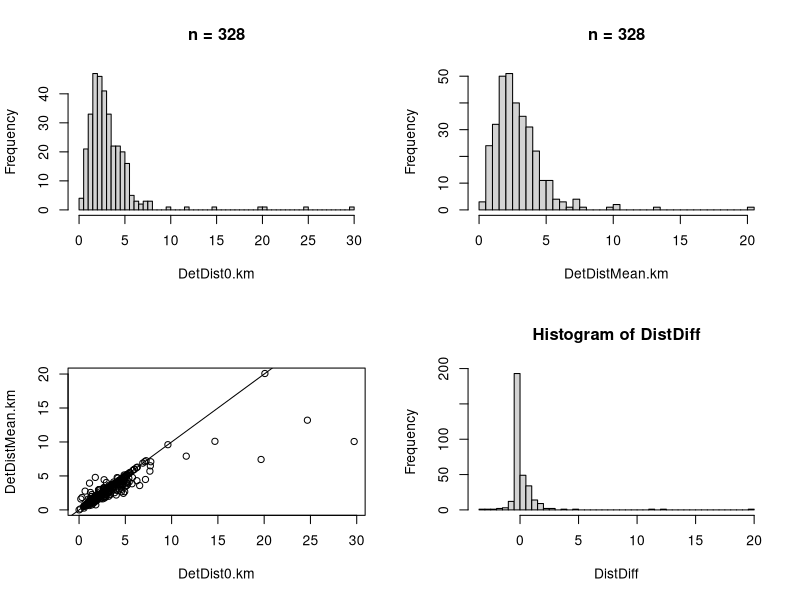
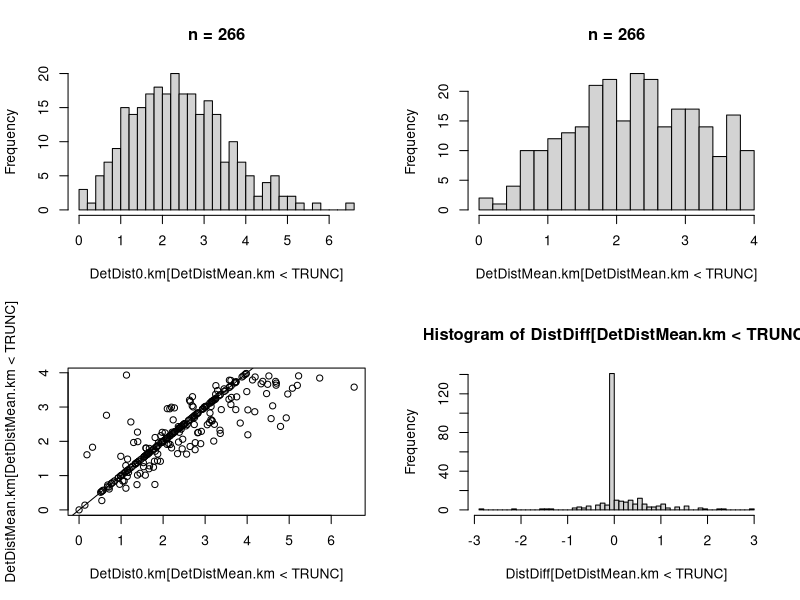
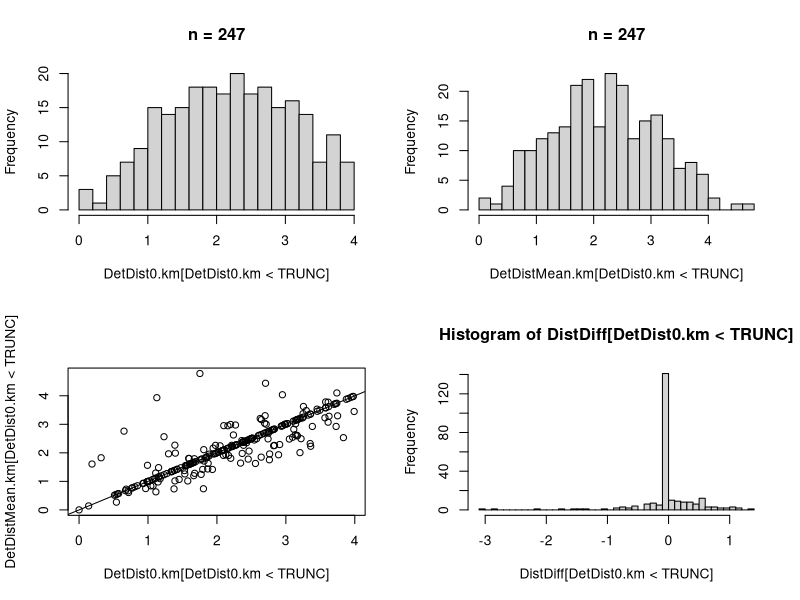
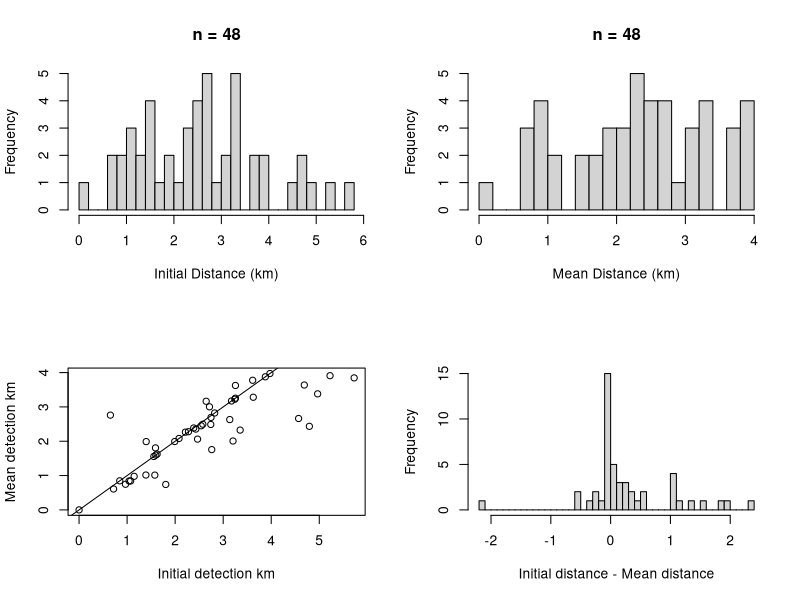
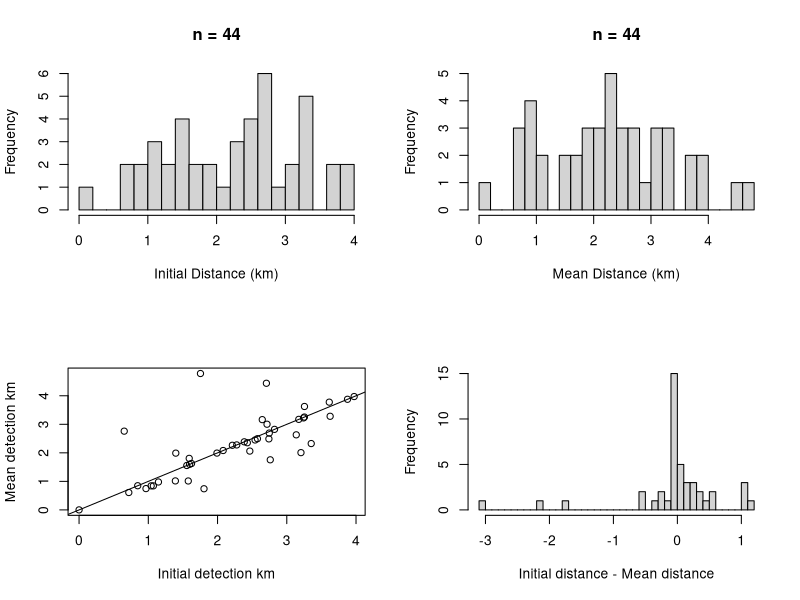
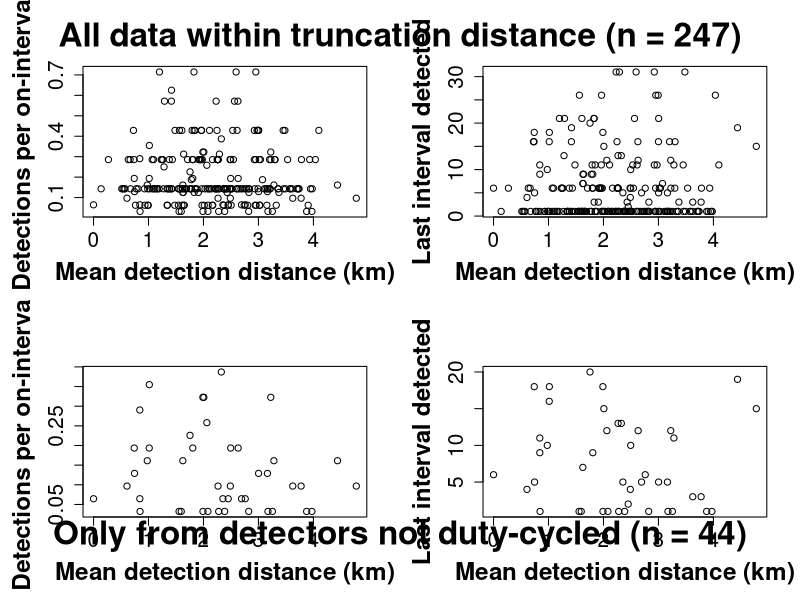
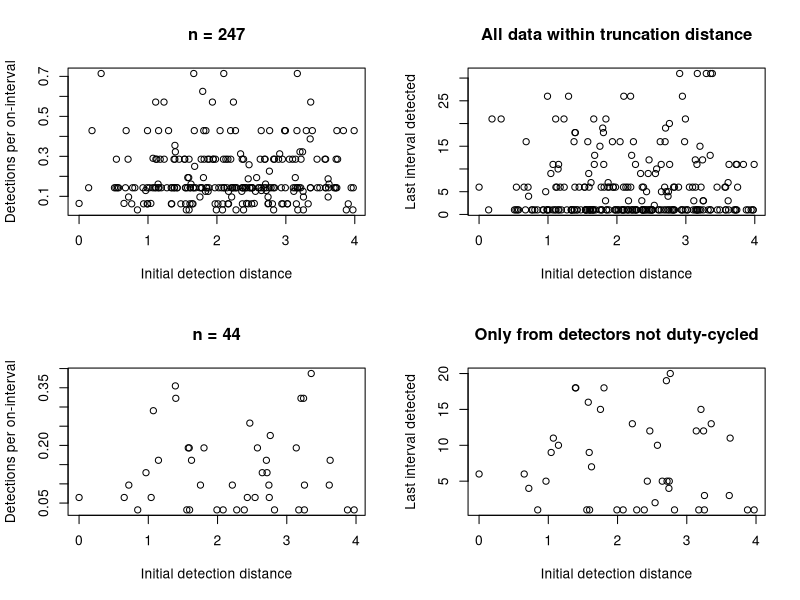

Reproduce these figures in R, in order.
# 2021 April 8, Jeff Moore
# Called by EH-runBUGS.R
# First section of this file reads in Encounter History file (from DASBR data) and preps it for BUGS analysis to estimate availability time (creates BUGS data object)
# Second section of this generates a suite of data summary plots
# For an analysis of new data, code will have to be carefully reviewed line by line, because some steps are dataset specific
# Notes:
    # Distances are in km unless otherwise specified
    # for finding average detection angles or distances (when there are multiple angles for a group), we average on the angle tangents, i.e., arctan{average[tan(angle*pi/180)]} * 180/pi
    # in input .csv file, angles range from ~ 90 (horizontal) to ~ 180 (straight down).
    # in the code below, we use the transformation (180 - measured angle), so that 90 deg = horizontal and 0 deg = straight down
# Citations:
    # Barlow et al. 2020?

######################################################
# Input and manipulate data, create BUGS data object #
######################################################

##### set working directory #####
setwd("C:/jeff/NOAA/PASCAL/analysis/finalAnalysisDataAndCode-March2021/AvailabilityEstimation")

##### Ancillary info and specifications #####
mean.depth = 1.217  # mean dive depth (km), from Barlow et al. 2020
station.depth = 0.113  # mean depth of hydrophone array (km)
TRUNC = 4  # truncation distance (km)

##### Read in data file #####
ehdata = read.csv("DetectionHistoryWithAngles.csv")

##### Data manipulation #####
# Reduce entire dataframe to matrix with unnecessary fields and records removed
# Matrix will consist of detection angles for detected animals, 0s for non-detections where detectors were on, and NAs where detectors were off
  intervalRows = 6:36  # indicate which fields in the data spreadsheet are the actual encounter data (keep fields labeled x1 to x31 and exclude covariates)
  intMatrix = as.matrix(ehdata[,intervalRows])  # remove the covariates, leaving just the encounter history matrix
  intMatrix[intMatrix==-1] <- NA  # if duty-cycle-off was indicated by -1 in the csv, this line changes those to NAs (we want NAs for occasions where detectors were off)
  intMatrix = intMatrix[!ehdata$Station==6 & !ehdata$Station==15,]  # Remove rows for DASBRS 6 and 15, due to duty cycling errors on these DASBRs

##### Create other matrrix objects ##### 
# empty matrices of correct dimension
  detMatrix = effMatrix = posAngleMatrix = intMatrix  
# binary detection matrix (changes detection angles to 1s, changes NAs to 0s)
  detMatrix[intMatrix>0]=1;detMatrix[is.na(intMatrix)]=0  # if duty-cycle off are NAs in the csv:  matrix that changes angles to 1 (binary indicator of detection) and 0s otherwise
# effort matrix (1 if detector on, 0 if off due to duty cycling)
  effMatrix[!is.na(effMatrix)]=1; effMatrix[is.na(effMatrix)]=0  # (if duty-cycle off are NAs in the csv) matrix of 1s for duty-cyle on, 0s for duty-cycle off
# matrix of positive measure angles (matrix has angles to positive detections and NAs otherwise)
  posAngleMatrix[posAngleMatrix==0] = NA  
# in a new object, replace 1s from detMatrix with the interval of detection (used for calculating covariate "lastInt" below)
  detMatrix2 = detMatrix
   for(i in 1:nrow(detMatrix)){
     detMatrix2[i,] = detMatrix[i,]*c(1:ncol(detMatrix))
   }

##### Derived data and covariate fields #####
# Estimated distance to initial detection (based on angle to initial encounter), assuming animal is at its mean dive depth
  DetDist0.km = (mean.depth-station.depth) * tan((180-intMatrix[,1])*pi/180)
# Mean detection distance (average of all detection distances in the encounter)
  DetDistMean.km = (mean.depth-station.depth) * rowMeans(tan((180-posAngleMatrix)*pi/180),na.rm=T)
# Difference between initial and mean detection
  DistDiff = DetDist0.km - DetDistMean.km
# Number of detections per encounter history
  numDet = rowSums(detMatrix)
# Number of intervals during which the detector was on (duty cycling), a measure of effort
  numInts = rowSums(effMatrix)
# crude measure of detection rate: proportion of intervals detected out of the number of on-intervals
  dpue = numDet/numInts
# last interval in which animal was detection (a measure of encounter length)
  lastInt = apply(detMatrix2,1,max)
# alternate crude measure of detection rate: proportion of intervals detected within the period that it was being heard
  dpue2 = numDet/lastInt

##### Create BUGS data variables and object #####
  # only retain records for which initial detection distance is within the truncation distance
  # but note that covariate for analysis is the mean detection distance (for those records where initial distance was < 4km)
    # sample size (number of encounter histories)
      ndives = nrow(detMatrix[DetDist0.km<TRUNC,])
    # number of encounter history occasions
      nocc = ncol(intMatrix[DetDist0.km < TRUNC,])
    # index whether DASRR is on 100% of time (dutyidx=1) or duty-cycled (dutyidx=0)
      dutyidx = rep(NA,ndives)
        for(i in 1:ndives){
          dutyidx[i] = 1 - (sum(effMatrix[DetDist0.km < TRUNC,][i, ]==0)>0)
        }
    # BUGS data object
      bugs.data.EH = list(nocc=nocc, nind=ndives, eh=detMatrix[DetDist0.km<TRUNC,], dcyc=effMatrix[DetDist0.km<TRUNC,])
  

#####################################################
# Generate (and save) some plots and data summaries #
#####################################################     
      
##### set working directory for where plots will be saved #####
setwd("C:/jeff/NOAA/PASCAL/analysis/finalAnalysisDataAndCode-March2021/dataSummaryPlots")

# Plot initial vs. mean detection distances, all data
x11()
par(mfrow=c(2,2))
hist(DetDist0.km, breaks=50, main=paste("n = ", length(DetDist0.km),sep="")); hist(DetDistMean.km,breaks=50, main=paste("n = ", length(DetDist0.km),sep="")); plot(DetDist0.km,DetDistMean.km); abline(a=0,b=1); hist(DistDiff, breaks=50)
savePlot(filename="Detection Distance Summaries.tiff", type="tiff")
dev.off()

# Plot initial vs. mean detection distances, data truncated to MEAN detection distance < TRUNC distance
x11()
par(mfrow=c(2,2))
hist(DetDist0.km[DetDistMean.km<TRUNC], breaks=25, main=paste("n = ", length(DetDist0.km[DetDistMean.km<TRUNC]),sep="")); hist(DetDistMean.km[DetDistMean.km<TRUNC],breaks=25, main=paste("n = ", length(DetDistMean.km[DetDistMean.km<TRUNC]),sep="")); plot(DetDist0.km[DetDistMean.km<TRUNC],DetDistMean.km[DetDistMean.km<TRUNC], main=""); abline(a=0,b=1); hist(DistDiff[DetDistMean.km<TRUNC], breaks=50)
savePlot(filename="Detection Distance Summaries - trunc meanDist 4km.tiff", type="tiff")
dev.off()

# Plot initial vs. mean detection distances, data truncated to INITIAL detection distance < TRUNC distance
x11()
par(mfrow=c(2,2))
hist(DetDist0.km[DetDist0.km<TRUNC], breaks=25, main=paste("n = ", length(DetDist0.km[DetDist0.km<TRUNC]),sep="")); hist(DetDistMean.km[DetDist0.km<TRUNC],breaks=25, main=paste("n = ", length(DetDistMean.km[DetDist0.km<TRUNC]),sep="")); plot(DetDist0.km[DetDist0.km<TRUNC],DetDistMean.km[DetDist0.km<TRUNC], main=""); abline(a=0,b=1); hist(DistDiff[DetDist0.km<TRUNC], breaks=50)
savePlot(filename="Detection Distance Summaries - trunc initialDist 4km.tiff", type="tiff")
dev.off()

### Repeat some of the above plots, just for detectors that were never duty cycled

# Plot initial vs. mean detection distances, data truncated to MEAN detection distance < TRUNC distance
x11()
par(mfrow=c(2,2))
hist(DetDist0.km[DetDistMean.km<TRUNC & numInts==max(numInts) ], breaks=25, xlab="Initial Distance (km)", main=paste("n = ", length(DetDist0.km[DetDistMean.km<TRUNC & numInts==max(numInts)]),sep="")); hist(DetDistMean.km[DetDistMean.km<TRUNC & numInts==max(numInts)],breaks=25, xlab="Mean Distance (km)", main=paste("n = ", length(DetDistMean.km[DetDistMean.km<TRUNC & numInts==max(numInts)]),sep="")); plot(DetDist0.km[DetDistMean.km<TRUNC & numInts==max(numInts)],DetDistMean.km[DetDistMean.km<TRUNC & numInts==max(numInts)], xlab="Initial detection km", ylab="Mean detection km", main=""); abline(a=0,b=1); hist(DistDiff[DetDistMean.km<TRUNC & numInts==max(numInts)], breaks=50, xlab="Initial distance - Mean distance", main="")
savePlot(filename="Detection Distance Summaries - trunc meanDist 4km - noDutyCycle.tiff", type="tiff")
dev.off()

# Plot initial vs. mean detection distances, data truncated to INITIAL detection distance < TRUNC distance
x11()
par(mfrow=c(2,2))
hist(DetDist0.km[DetDist0.km<TRUNC & numInts==max(numInts) ], breaks=25, xlab="Initial Distance (km)", main=paste("n = ", length(DetDist0.km[DetDist0.km<TRUNC & numInts==max(numInts)]),sep="")); hist(DetDistMean.km[DetDist0.km<TRUNC & numInts==max(numInts)],breaks=25, xlab="Mean Distance (km)", main=paste("n = ", length(DetDistMean.km[DetDist0.km<TRUNC & numInts==max(numInts)]),sep="")); plot(DetDist0.km[DetDist0.km<TRUNC & numInts==max(numInts)],DetDistMean.km[DetDist0.km<TRUNC & numInts==max(numInts)], xlab="Initial detection km", ylab="Mean detection km", main=""); abline(a=0,b=1); hist(DistDiff[DetDist0.km<TRUNC & numInts==max(numInts)], breaks=50, xlab="Initial distance - Mean distance", main="")
savePlot(filename="Detection Distance Summaries - trunc initDist 4km - noDutyCycle.tiff", type="tiff")
dev.off()

### Plot mean detection distance vs. some encounter rate metrics
axisSize = 1.5
labSize = 1.75
fontType = 2 # bold
#x11()
tiff(filename = "Encounter rate metrics vs mean distance.tif", width=10, height=10,units="in",res=300)
par(mfrow=c(2,2), mar=c(5,5,4,2))
# Set 1: all data within truncation range
plot(DetDistMean.km[DetDist0.km<TRUNC], dpue[DetDist0.km<TRUNC], main="", xlab="Mean detection distance (km)", ylab="Detections per on-interval", cex.lab=labSize, cex.axis=axisSize, font.lab=fontType)
plot(DetDistMean.km[DetDist0.km<TRUNC], lastInt[DetDist0.km<TRUNC], main="", xlab="Mean detection distance (km)", ylab="Last interval detected", cex.lab=labSize, cex.axis=axisSize, font.lab=fontType)
# Set 2: only for non duty-cycled detectors
plot(DetDistMean.km[DetDist0.km<TRUNC & numInts==max(numInts)], dpue[DetDist0.km<TRUNC & numInts==max(numInts)], main="", xlab="Mean detection distance (km)", ylab="Detections per on-interval", cex.lab=labSize, cex.axis=axisSize, font.lab=fontType)
plot(DetDistMean.km[DetDist0.km<TRUNC & numInts==max(numInts)], lastInt[DetDist0.km<TRUNC & numInts==max(numInts)], main="", xlab="Mean detection distance (km)", ylab="Last interval detected", cex.lab=labSize, cex.axis=axisSize, font.lab=fontType)
mtext(paste("All data within truncation distance (n = ", length(DetDistMean.km[DetDist0.km<TRUNC]), ")", sep=""), side=3, outer=T,cex=2, line= -3, font=2)
mtext(paste("Only from detectors not duty-cycled (n = ", sum(DetDist0.km<TRUNC & numInts==max(numInts)), ")", sep=""), side=3, outer=T, line=-33,cex=2,font=2)
#savePlot(filename = "Encounter rate metrics vs mean distance.tif", type="tiff")
dev.off()

# Plot initial detection distance vs. some encounter rate metrics
x11()
par(mfrow=c(2,2))
# Set 1: all data within truncation range
plot(DetDist0.km[DetDist0.km<TRUNC], dpue[DetDist0.km<TRUNC], main=paste("n = ", length(DetDist0.km[DetDist0.km<TRUNC]),sep=""), xlab="Initial detection distance", ylab="Detections per on-interval")
plot(DetDist0.km[DetDist0.km<TRUNC], lastInt[DetDist0.km<TRUNC], main="All data within truncation distance", xlab="Initial detection distance", ylab="Last interval detected")
# Set 2: only for non duty-cycled detectors
plot(DetDist0.km[DetDist0.km<TRUNC & numInts==max(numInts)], dpue[DetDist0.km<TRUNC & numInts==max(numInts)], main=paste("n = ", sum(DetDist0.km<TRUNC & numInts==max(numInts)),sep=""), xlab="Initial detection distance", ylab="Detections per on-interval")
plot(DetDist0.km[DetDist0.km<TRUNC & numInts==max(numInts)], lastInt[DetDist0.km<TRUNC & numInts==max(numInts)], main="Only from detectors not duty-cycled", xlab="Initial detection distance", ylab="Last interval detected")
savePlot(filename = "Encounter rate metrics vs initial distance.tif", type="tiff")
dev.off()

# duration length (last interval detected) on non duty-cycled detectors
mean(lastInt[DetDist0.km<TRUNC & numInts==max(numInts)])  # mean value for "last Interval", for non-duty cycled detectors, within truncation distance
# 7.57 for 4k trunction
length(lastInt[DetDist0.km<TRUNC & numInts==max(numInts)])  # sample size
# n=44 for 4k truncation


